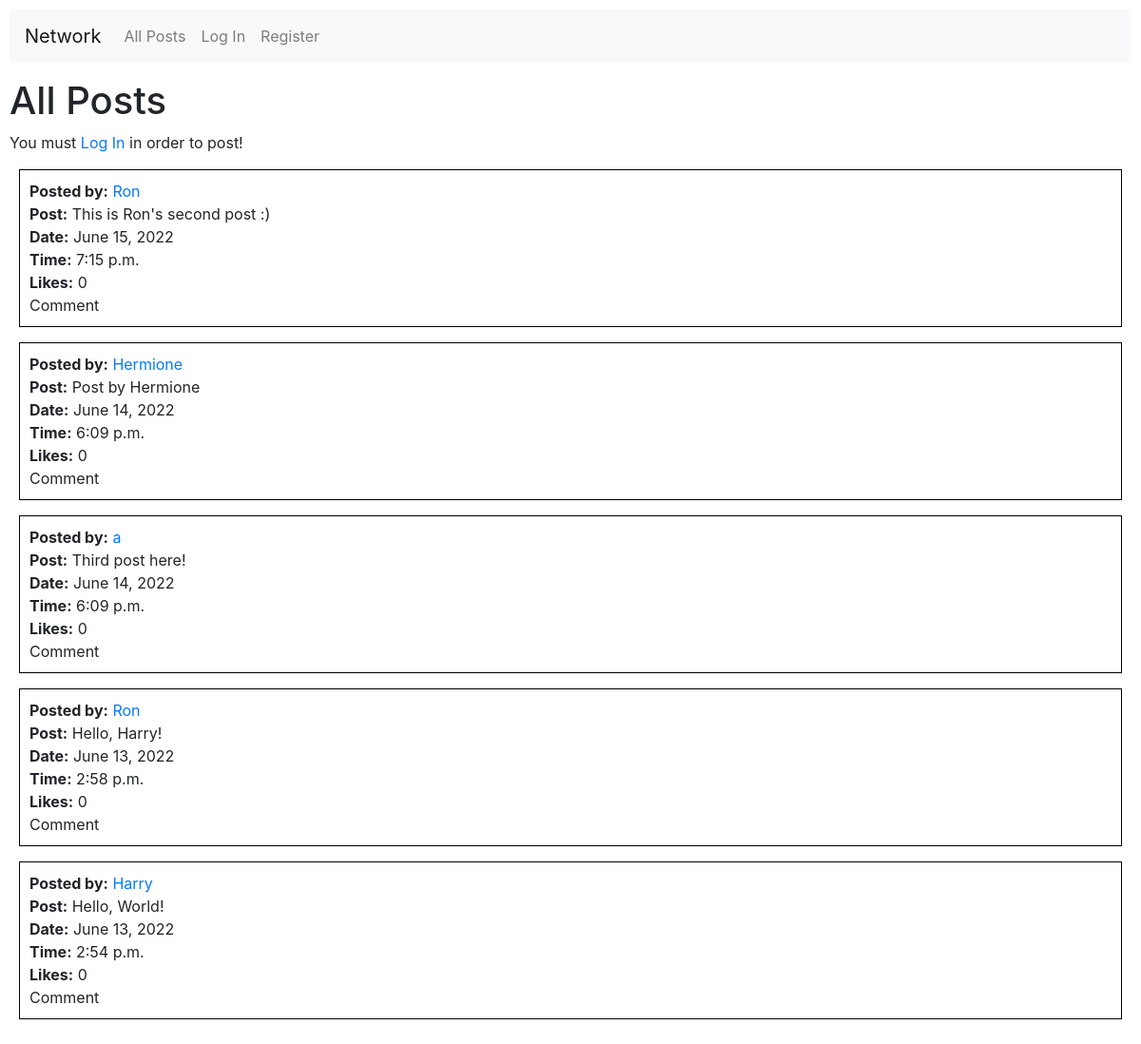
The page / on the database its author committed.
### network/models.py (models this page shows, shortened)
class Post(models.Model):
    userid = models.ForeignKey(User, on_delete=models.CASCADE, related_name="user")
    post = models.TextField(max_length=500)
    datetime = models.DateTimeField(default=datetime.now)
    likes = models.IntegerField(default=0)

class User(AbstractUser):
    pass

### network/views.py (the view)
# urls.py: path("", views.index, name="index"),
def index(request):
    if request.method == "POST":
        posted = request.POST["posted"]
        user = request.user
        post = posted
        now = datetime.now()
        likes = 0
        newpost = Post(userid=user, post=post, datetime=now, likes=likes)
        newpost.save()
        return render(request, "network/index.html", {
            "posts": Post.objects.all().order_by('-id'),
            "posted": posted,
        })
    else:
        return render(request, "network/index.html", {
            "posts": Post.objects.all().order_by('-id')
        })

### network/templates/network/index.html (shortened to what this page needs)
{% extends "network/layout.html" %}
{% block body %}
    <h1>All Posts</h1>
    {% if user.is_authenticated %}
    <div class="subdiv">
        <h3>New Post</h3>
        <form action="{% url 'index' %}" method="post">
            {% csrf_token %}
            <textarea class="form-control" name="posted" rows="3" required></textarea >
            <p></p>
            <button type="submit" class="btn btn-primary mb-2">Post</button>
        </form>
    </div>
    {% else %}
    <div>
        You must <a href="{% url 'login' %}">Log In</a> in order to post!
    </div>
    {% endif %}
    {% for post in posts %}
    <div class="subdiv">
        <b>Posted by:</b> <a href="{% url 'profile_page' post.userid.username %}">{{ post.userid.username }}</a>
        <br>
        <b>Post:</b> {{ post.post }}
        <br>
        <b>Date:</b> {{ post.datetime.date }}
        <br>
        <b>Time:</b> {{ post.datetime.time }}
        <br>
        <b>Likes:</b> {{ post.likes }}
        <br>
        Comment
        <br>
    </div>
    {% empty %}
        We haven't found any post!
    {% endfor %}
{% endblock %}

### network/static/network/styles.css (style rules this page uses)
body { padding: 10px; }
.subdiv { border: black; border-width: 1px; border-style: solid; margin: 10px; padding: 10px; }

### rows shown on the page
Post: userid.username "Ron", post "This is Ron's second post :)", datetime "June 15, 2022", datetime.time "7:15 p.m.", likes "0"
Post: userid.username "Hermione", post "Post by Hermione", datetime "June 14, 2022", datetime.time "6:09 p.m.", likes "0"
Post: userid.username "a", post "Third post here!", datetime "June 14, 2022", datetime.time "6:09 p.m.", likes "0"
Post: userid.username "Ron", post "Hello, Harry!", datetime "June 13, 2022", datetime.time "2:58 p.m.", likes "0"
Post: userid.username "Harry", post "Hello, World!", datetime "June 13, 2022", datetime.time "2:54 p.m.", likes "0"
